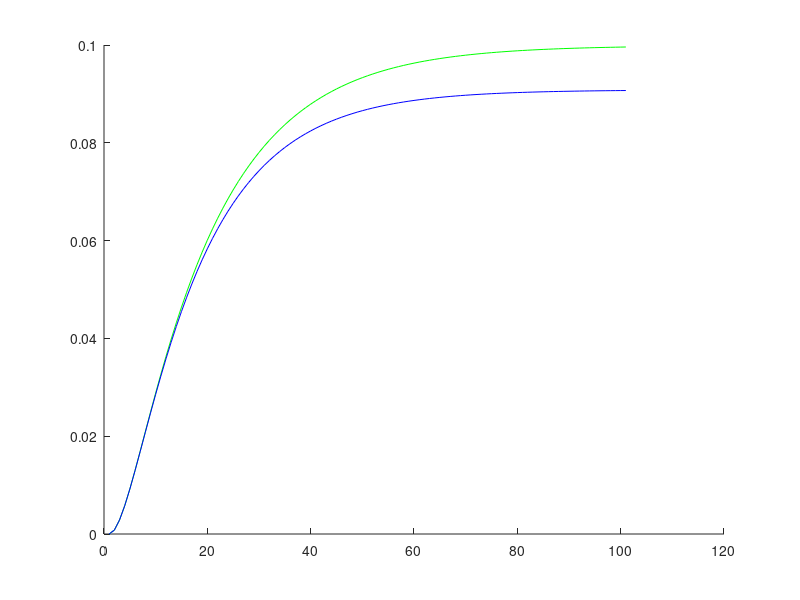

MATLAB code to generate this figure:
clc; clear; 
J = 0.01; % J is derived from Newton's 2nd Law equation 
b = 0.1;% b is derived from Newton's 2nd Law equation 
K = 0.01;% J is derived from Newton's 2nd Law equation
%link is:
%%https://ctms.engin.umich.edu/CTMS/index.php?example=MotorSpeed&section=SystemModeling#:~:text=From%20the%20figure%20above%2C%20we%20can%20derive%20the%20following%20governing%20equations%20based%20on%20Newton%27s%202nd%20law%20and%20Kirchhoff%27s%20voltage%20law.

R = 1; %derived from Kirchoff (Resistor)
L = 0.5;%derived from Kirchoff (inductor)
s = tf('s')%transfer function
P_motor = K/((J*s+b)*(L*s+R)+K^2)
x = step(P_motor); 
hold on
plot(x,'green')

%x2 = P_motor/(1+P_motor)
x2 = feedback(P_motor,1)
x2 = step(x2);
plot(x2,'blue')
